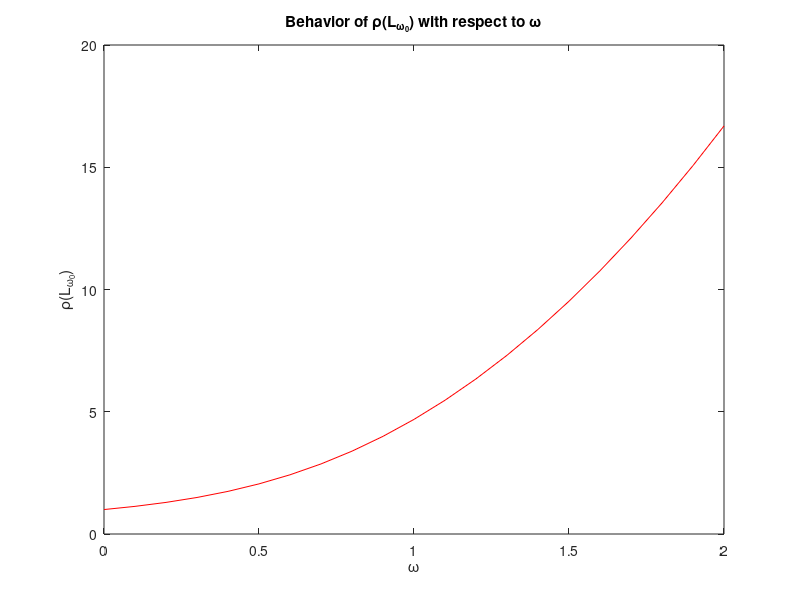

Write the MATLAB code that produced this figure.
clear; clc;
disp('METHODOS SOR-Peiramatikos ipologismos fasmatikis aktinas');

%Getting the params
n = input("Enter size of array, n = ");
a = input("Enter value of a = ");
b = input("Enter value of b = ");

%Creating the A array
A = zeros(n);

%Main diagonal, etc
for i=1:n 
    A(i,i) = 4;
end

for i=2:n 
    A(i, i-1) = -a;
end

for i=1:n-1 
    A(i, i+1) = -b;
end

%The x vector
for i=1:n
    x(i) = 1;
end

x = x'
b = A*x
x0 = b
x1=x0;
%  disp('step0-x1');disp(x1);
%  disp('step0-x0');disp(x0);

%error defintion
tol=(1/2)*10^-6;

maxits=100;

itcount=0;

%And now creating the rest of the arrays

CL=-tril(A, -1);
%disp('CL');disp(CL);

CU=-triu(A, 1);
%disp('CU');disp(CU);


I=eye(n);
%disp(I);
D=diag(diag(A));
%disp('D');disp(D);

D1=inv(D);
%disp('D1'); disp(D1);

L=D1*CL;
%disp('L');disp(L);

U=D1*CU;
%disp('U');disp(U);


B=L+U;
 %disp('B');  disp(B);
%idiotimes tou pinaka B (Jacobi)
    x=eig(B);     disp(x);
    rB=max(abs(x));
    disp(' rB'); disp( rB);
    omega=2.0/(1.0+sqrt(1-rB*rB));
    disp('omega'); disp(omega);

     col=0;   maria=0;
     disp('*******************    SOR     *********************');
     fid61=fopen('SOR.txt','a+');
     fprintf(fid61, 'w         r    \n\n');
     for omega=0.0:0.1:2.0
                  
                   %L1=I-omega*L;
                   %disp(L1);
                   L1=I-omega*U;    %pros ta pisw SOR
                   
                   L1a=inv(L1);
                   %disp(L1a);                   
                   
                   D_W=L1a*((1-omega)*I+omega*L); %pros ta pisw SOR
                   %disp(D__W);
                   
                   lambda=eig(D_W);
                   s_SOR=max(abs(lambda));  
%                    disp('s_SOR'); disp(s_SOR);
                   fprintf(fid61, '%f       %f    \n\n',omega, s_SOR);
                   
                        %apothikeusi apotelesmaton se pinakes gia dimiourgia
                       %grafikis parastasis
                       col=col+1;
                       finw(col,1)=omega;
                       fins(col,1)=s_SOR;
                       %disp(finw);  disp(fins);
                       
                       plot(finw,fins,'r-');
                       xlabel('\omega');              %  add axis labels and plot title
                       ylabel('\rho(L_{\omega_0})');
                       title('Behavior of \rho(L_{\omega_0}) with respect to \omega');

                       disp('Ypologismos elaxistou apo peiramatiko prosdiorismo');                    
                      
                       [elaxS, thesi]=min(fins);                       
                        wopt=finw(thesi,1); disp('wopt'); disp(wopt);
                        disp('elaxS');disp(elaxS);                       
                        disp('thesi');disp(thesi);                            
                       
%                       ypologismos olon ton theseon me tin idia peiramatiki fasmatiki
%                        aktina
%                        thesi=find(fins==elaxS);disp('thesi');disp(thesi);
%                        wopt=finw(thesi,1); disp('wopt'); disp(wopt);
     
                        maria=maria+1; 
%                         disp(maria);
       
     end
     
        fclose(fid61);          
